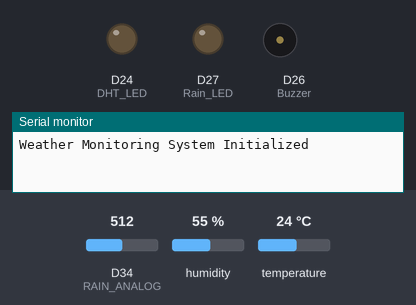
Recording of a sketch running on a simulated Arduino Due. Parts: output pins drawn as LEDs (lit = HIGH), buzzer (waves = sounding, pin HIGH), the last lines printed to the serial monitor. Inputs (shaded band) come from the test bench; at power-on: D34 (RAIN_ANALOG) = 512, humidity 55 %, temperature 24 °C (analog values on the 0–1023 scale).

Above: at 0.5 s.
At 3.2 s:
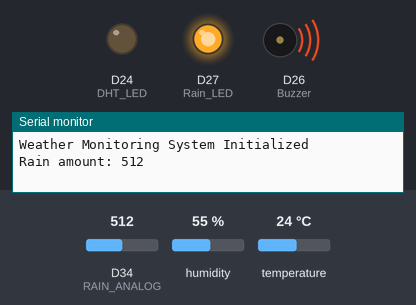
At 4.5 s:
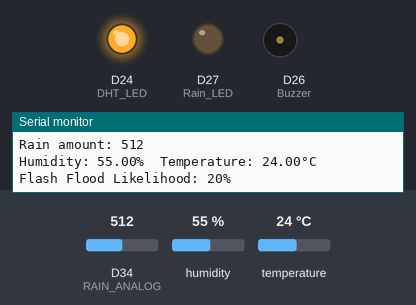
Timing chart, 0 to 6.9 s (numbered marks = the images above):
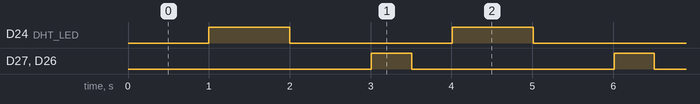

The sketch:

DHT_raindrop_unfucntional_ESP.ino
```cpp
#include <DHT22.h>  // Include the DHT22 library

// Pin Definitions
#define RAIN_ANALOG 34
#define Buzzer 26
#define DHTPIN 25
#define Rain_LED 27
#define DHT_LED 24

DHT22 dht22(DHTPIN);  // Create a DHT22 object using the SDA pin

unsigned long lastFlashTime = 0;    // Timing for LED flashing
unsigned long lastBuzzerTime = 0;   // Timing for buzzer alerts
unsigned long lastMeasurementTime = 0; // Timing for measurements
bool buzzerState = false;           // State of the buzzer

void setup() {
  pinMode(RAIN_ANALOG, INPUT);
  analogReadResolution(10);
  pinMode(Buzzer, OUTPUT);
  pinMode(Rain_LED, OUTPUT);
  pinMode(DHT_LED, OUTPUT);
  Serial.begin(115200); // Baud rate for DHT22 library
  Serial.println(F("Weather Monitoring System Initialized"));
}

void loop() {
  unsigned long currentTime = millis(); // Get the current time

  // Take measurements every 3 seconds
  if (currentTime - lastMeasurementTime >= 3000) {
    lastMeasurementTime = currentTime;

    // Read sensor data
    int rain_amount = analogRead(RAIN_ANALOG);
    float temperature = dht22.getTemperature();
    float humidity = dht22.getHumidity();

    // Print rain amount
    Serial.print("Rain amount: ");
    Serial.println(rain_amount);

    // Rain alert
    if (rain_amount < 750) {
      rainAlert();
    }

    // Check sensor validity
    if (isnan(temperature) || isnan(humidity)) {
      Serial.println(F("Error: Invalid temperature or humidity reading!"));
      return; // Skip further processing if readings are invalid
    }

    // Print temperature and humidity
    Serial.print(F("Humidity: "));
    Serial.print(humidity);
    Serial.print(F("%  Temperature: "));
    Serial.print(temperature);
    Serial.println(F("°C"));

    // Calculate flash flood likelihood
    int flashFloodLikelihood = calculateFloodLikelihood(temperature, humidity);

    // Flash LED and trigger buzzer based on likelihood
    flashLED(flashFloodLikelihood);
    floodBuzzerAlert(flashFloodLikelihood);
  }

  // Keep checking LED flashing and buzzer alerts outside of the 3-second interval
  flashLED(0); // Default to no flashing if not called in calculation
  floodBuzzerAlert(0); // Default to no buzzing if not called in calculation
}

// Function to calculate flash flood likelihood
int calculateFloodLikelihood(float temperature, float humidity) {
  int likelihood = 0;

  if (humidity >= 50) {
    if (humidity < 60) likelihood = 20;
    else if (humidity < 80) likelihood = 50;
    else likelihood = 80;

    // Adjust likelihood based on temperature
    if (temperature < 20) likelihood += 10;
    if (temperature > 30) likelihood -= 10;
    if (temperature > 35) likelihood -= 10;

    // Ensure bounds
    if (likelihood > 100) likelihood = 100;
    if (likelihood < 0) likelihood = 0;
  }

  Serial.print(F("Flash Flood Likelihood: "));
  Serial.print(likelihood);
  Serial.println(F("%"));

  return likelihood;
}

// Function to alert for rain
void rainAlert() {
  digitalWrite(Rain_LED, HIGH);
  digitalWrite(Buzzer, HIGH);
  delay(500);
  digitalWrite(Rain_LED, LOW);
  digitalWrite(Buzzer, LOW);
  delay(500);
}

// Function to flash LED based on likelihood
void flashLED(int likelihood) {
  unsigned long currentTime = millis();
  int blinkDelay = 1000;

  if (likelihood >= 50 && likelihood < 60) blinkDelay = 1000;
  else if (likelihood >= 60 && likelihood < 80) blinkDelay = 500;
  else if (likelihood >= 80) blinkDelay = 250;

  if (currentTime - lastFlashTime >= blinkDelay) {
    digitalWrite(DHT_LED, !digitalRead(DHT_LED)); // Toggle LED
    lastFlashTime = currentTime;
  }
}

// Function to alert with buzzer based on flood likelihood
void floodBuzzerAlert(int likelihood) {
  unsigned long currentTime = millis();

  if (likelihood >= 70 && likelihood < 80) {
    if (currentTime - lastBuzzerTime >= 1000) {
      buzzerState = !buzzerState;
      digitalWrite(Buzzer, buzzerState ? HIGH : LOW);
      if (!buzzerState) lastBuzzerTime = currentTime;
    }
  } else if (likelihood >= 80) {
    if (currentTime - lastBuzzerTime >= 500) {
      buzzerState = !buzzerState;
      digitalWrite(Buzzer, buzzerState ? HIGH : LOW);
      if (!buzzerState) lastBuzzerTime = currentTime;
    }
  } else {
    digitalWrite(Buzzer, LOW);
  }
}
```

Measured:
- by itself, D24 (DHT_LED): alternates HIGH for 1.0 s and LOW for 2.0 s
- by itself, D27 (Rain_LED), D26 (Buzzer): alternates HIGH for 0.50 s and LOW for 2.5 s
- by itself, everything shown: repeats every 3.0 s, in 4 steps
